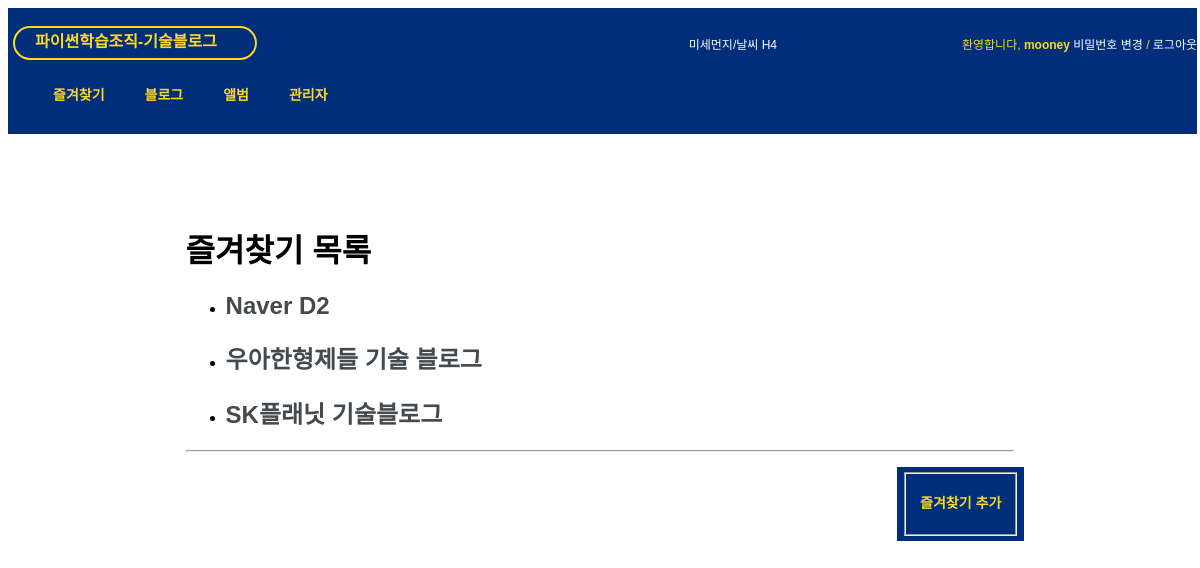
Page /bookmark/ (signed in) on the committed database.
### bookmark/models.py (models this page shows)
@python_2_unicode_compatible
class Bookmark(models.Model):
	title = models.CharField(max_length=100, blank=True, null=True)
	url = models.URLField('url', unique=True)
	owner = models.ForeignKey(User, null=True) # for edit
	visiters = models.IntegerField(blank=True, null=True, default=0)
	def __str__(self):
		return self.title

### bookmark/views.py (the view, shortened to what this page needs)
class BookmarkLV(ListView):
	model = Bookmark

### bookmark/templates/bookmark/bookmark_list.html (shortened to what this page needs)
{% extends "base.html" %}
{% block content %}
<div id="content">
	<h1>즐겨찾기 목록</h1>
	<div class="bookmark-list">
		{% for bookmark in object_list %}
		<ul>
			<li>
			<div class="cont_post">
				<h2><a href="{% url 'bookmark:detail' bookmark.id %}" class="txt_wrap">{{bookmark}}</a></h2>
			</div>
			</li>
		</ul>
		{% endfor %}
		<hr style="margin: 5px 0;">
		<div class="fl_right">
			<div class="content-container" onclick="fn_write();"><fieldset><h3 style="text-align:center;color:rgba(252,217,36,1);">즐겨찾기 추가</h3></fieldset></div>
		</div>
	</div>
	<div id="container" style="min-width: 310px; height: 400px; margin: 0 auto">
	</div>
</div>
{% endblock %}

### templates/base.html (shortened to what this page needs)
<!DOCTYPE html>
<!DOCTYPE html>
<html lang="ko">
<head>
{% load staticfiles %}
<link rel="stylesheet" title="basecss" type="text/css" href="{% static 'css/base.css' %}" />
<link rel="stylesheet" type="text/css" href="{% block extrastyle %}{% endblock %}" />
</head>
<body>
	<div id="header">
		<a href="{% url 'home' %}" id="gohome" style="width: 220px;"><h2 class="maintitle">파이썬학습조직-기술블로그</h2></a>
		<h4 class="welcome"><a href="#" class="weather">미세먼지/날씨 H4</a></h4>
		{% if user.is_active %}
		<h4 class="welcome">환영합니다,
			<strong>{% firstof user.get_short_name user.get_username %}</strong>
			<a href="{% url 'password_change' %}">비밀번호 변경</a> /
			<a href="{% url 'logout' %}">로그아웃</a>
		</h4>
		{% else %}
		<h4 class="welcome">방문을 환영합니다.
			<a href="{% url 'login' %}">로그인</a> /
			<a href="{% url 'register' %}">등록하기 </a>
		</h4>
		{% endif %}
	</div>
	<div id="menu">
		<li><a href="{% url 'bookmark:index' %}">즐겨찾기</a></li>
		<li><a href="{% url 'blog:index' %}">블로그</a></li>
		<li><a href="{% url 'photo:index' %}">앨범</a></li>
		<li><a href="{% url 'admin:index' %}">관리자</a></li>
	</div>
	<div style="height: 20px;background:rgba(0,46,122,1); padding-left: 5px;width: 100%;"></div>
	{% block content %}{% endblock %}
</body>
</html>

### static/css/base.css (style rules this page uses)
body { font-family: "Lucida Grande", Verdana, Arial, sans-serif; font-size: 12px; }
h4 { font-size: 16px; }
div#header { position: relative; top: 0px; left: 0px; padding-top: 5px; padding-left: 5px; height: 30px; width: 100%; display: table; background: rgba(0,46,122,1); }
div#menu { position: relative; left: 0px; height: 30px; width: 100%; padding-top: 10px; padding-left: 5px; table-layout: fixed; border-spacing: 40px 0px; background: rgba(0,46,122,1); font-size: 8px; }
div#content { position: relative; top: 70px; width: 70%; margin-left: 15%; align-content: center; font-size: 16px; }
.maintitle { float:left; vertical-align: middle; padding-left: 20px; color: rgba(252,217,36,1); font-weight: bold; font-size: 16px; border: 2px solid rgba(252,217,36,1); border-radius: 25px; width: 220px; height: 30px; text-decoration: none !important; }
.welcome { display: table-cell; vertical-align: middle; text-align: right; padding-left: 20px; color: rgba(252,217,36,1); font-weight: normal; font-size: 12px; width: 400px; }
.welcome a:link, .welcome a:visited { color: white; }
div#menu a:link, div#menu a:visited { color: rgba(252,217,36,1); text-decoration: none !important; font-size: 14px; }
div#menu > li { display: table-cell; vertical-align: middle; border: 0px solid rgba(252,217,36,1); border-radius: 25px; text-align: center; font-weight: bold; }
a:link, a:visited { color: #434b51; text-decoration: none !important; }
.weather { color: #ffffff; text-decoration: none !important; }
.content-container { background:rgba(0,46,122,1); width:100%; margin-top:10px; padding:5px; position:relative; font-size:12px; font-family:"Malgun Gothic", "맑은 고딕", arial, dotum, gulim; cursor: pointer; }
.fl_right { position: relative; float: right; }

### rows in the picture
Bookmark: title "Naver D2"
Bookmark: title "우아한형제들 기술 블로그"
Bookmark: title "SK플래닛 기술블로그"
